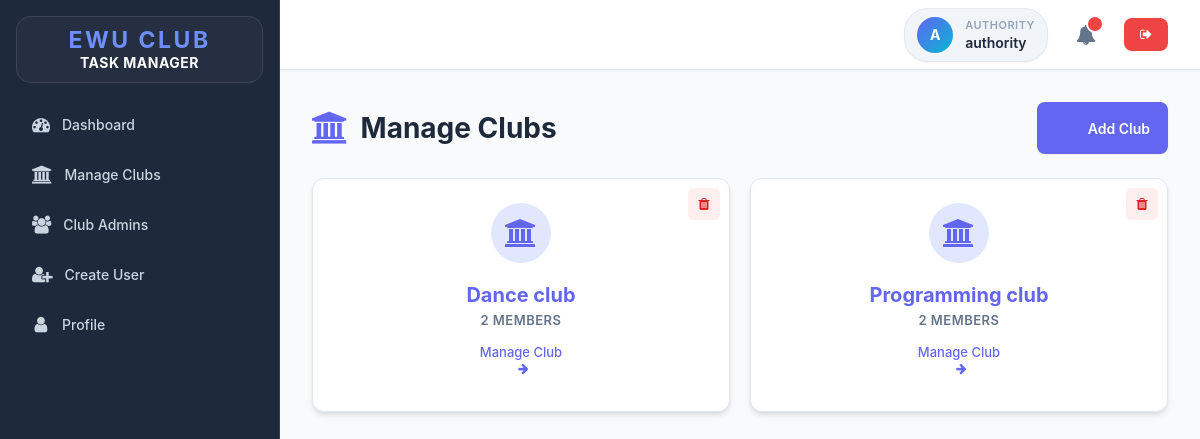
The app's page /clubs.php (signed in) with its own data.
### tables this page shows
CREATE TABLE `clubs` (
  `id` int(11) NOT NULL,
  `name` varchar(100) NOT NULL,
  `created_at` timestamp NOT NULL DEFAULT current_timestamp()
);

### app/Model/Club.php (called while the page is built, shortened)
<?php
function get_all_clubs($conn){
	$sql = "SELECT * FROM clubs ORDER BY id DESC";
	$stmt = $conn->prepare($sql);
	$stmt->execute();
	if ($stmt->rowCount() > 0) {
		$clubs = $stmt->fetchAll();
	}else {
		$clubs = 0;
	}
	return $clubs;
}
function get_club_members($conn, $club_id){
    $sql = "SELECT u.id, u.full_name, u.username, u.role FROM club_members cm
            JOIN users u ON cm.user_id = u.id
            WHERE cm.club_id = ? ORDER BY u.full_name ASC";
    $stmt = $conn->prepare($sql);
    $stmt->execute([$club_id]);
    if($stmt->rowCount() > 0){
        $members = $stmt->fetchAll();
    }else $members = 0;
    return $members;
}
?>

### clubs.php (the view, shortened to what this page needs)
<?php
if (isset($_SESSION['role']) && isset($_SESSION['id']) && $_SESSION['role'] == "authority") {
    include "DB_connection.php";
    include "app/Model/Club.php";
    $clubs = get_all_clubs($conn);
 ?>
<!DOCTYPE html>
<html>
<head>
	<link rel="stylesheet" href="https://stackpath.bootstrapcdn.com/font-awesome/4.7.0/css/font-awesome.min.css">
	<link rel="stylesheet" href="css/style.css">
</head>
<body>
	<div class="body">
		<?php include "inc/nav.php" ?>
		<div class="main-container">
			<?php include "inc/header.php" ?>
			<div class="content">
				<div class="section-title">
					<span class="title-text">
						<i class="fa fa-university"></i>
						Manage Clubs
					</span>
					<a href="add-club.php" class="btn-primary">
						<i class="fa fa-plus"></i>
						Add Club
					</a>
				</div>
				<?php if ($clubs != 0) { ?>
					<div class="dashboard" style="grid-template-columns: repeat(auto-fill, minmax(280px, 1fr));">
						<?php foreach ($clubs as $club) {
                            $club_members = get_club_members($conn, $club['id']);
                            $count = ($club_members != 0) ? count($club_members) : 0;
                        ?>
						<div style="position: relative;">
							<a href="single-club.php?id=<?=$club['id']?>" class="dashboard-item club-card" style="text-decoration: none; color: inherit; display: flex; flex-direction: column; align-items: center; justify-content: center; min-height: 200px;">
								<div style="width: 60px; height: 60px; background: #e0e7ff; border-radius: 50%; display: flex; align-items: center; justify-content: center; margin-bottom: 20px; color: #6366f1;">
	                                <i class="fa fa-university" style="font-size: 28px; margin: 0;"></i>
	                            </div>
								<div class="item-number" style="font-size: 20px; margin-bottom: 5px;"><?=$club['name']?></div>
								<div class="item-label"><?=$count?> Members</div>
	                            <span style="margin-top: 15px; font-size: 13px; color: #6366f1; font-weight: 500;">
	                                Manage Club <i class="fa fa-arrow-right" style="font-size: 12px; margin-left: 5px;"></i>
	                            </span>
							</a>
							<button onclick="confirmDelete(event, <?=$club['id']?>, '<?=htmlspecialchars($club['name'], ENT_QUOTES)?>')"
							        class="club-delete-btn"
							        title="Delete Club"
							        style="position: absolute; top: 10px; right: 10px; background: #fee; color: #dc2626; border: none; width: 32px; height: 32px; border-radius: 6px; cursor: pointer; display: flex; align-items: center; justify-content: center; opacity: 1; transition: all 0.2s ease; z-index: 10;">
								<i class="fa fa-trash" style="font-size: 14px;"></i>
							</button>
						</div>
						<?php } ?>
					</div>
				<?php } ?>
			</div>
		</div>
	</div>
</body>
</html>
<?php }else{
   $em = "First login";
   header("Location: login.php?error=$em");
   exit();
}
 ?>

### css/style.css (style rules this page uses)
* { padding: 0; margin: 0; box-sizing: border-box; font-family: -apple-system, BlinkMacSystemFont, 'Segoe UI', 'Roboto', 'Oxygen', 'Ubuntu', 'Cantarell', 'Fira Sans', 'Droid Sans', sans-serif; }
:root { --sidebar-bg: #1e293b; --sidebar-border: #334155; --primary-color: #6366f1; --primary-hover: #4f46e5; --primary-light: #e0e7ff; --accent-color: #06b6d4; --success-color: #10b981; --danger-color: #ef4444; --warning-color: #f59e0b; --text-primary: #1e293b; --text-secondary: #64748b; --text-tertiary: #94a3b8; --text-light: #cbd5e1; --text-white: #ffffff; --bg-primary: #ffffff; --bg-secondary: #f8fafc; --bg-tertiary: #f1f5f9; --border-color: #e2e8f0; --border-light: #cbd5e1; --shadow-sm: 0 1px 2px 0 rgba(0, 0, 0, 0.05); --shadow-md: 0 4px 6px -1px rgba(0, 0, 0, 0.1), 0 2px 4px -1px rgba(0, 0, 0, 0.06); --shadow-lg: 0 10px 15px -3px rgba(0, 0, 0, 0.1), 0 4px 6px -2px rgba(0, 0, 0, 0.05); --shadow-xl: 0 20px 25px -5px rgba(0, 0, 0, 0.1), 0 10px 10px -5px rgba(0, 0, 0, 0.04); }
body { background-color: var(--bg-secondary); color: var(--text-primary); overflow-x: hidden; }
.body { display: flex; height: 100vh; }
.main-container { flex: 1; display: flex; flex-direction: column; overflow: hidden; }
.content { flex: 1; overflow-y: auto; padding: 32px; background: var(--bg-secondary); }
.section-title { font-size: 28px; font-weight: 700; color: var(--text-primary); margin-bottom: 24px; display: flex; justify-content: space-between; align-items: center; flex-wrap: wrap; gap: 16px; }
.section-title .title-text { display: flex; align-items: center; gap: 12px; }
.section-title i { color: var(--primary-color); font-size: 32px; }
.btn, .btn-primary, .btn-secondary, .edit-btn, .delete-btn { display: inline-flex; align-items: center; gap: 8px; padding: 10px 18px; border: none; border-radius: 8px; cursor: pointer; font-size: 14px; font-weight: 600; transition: all 0.2s ease; text-decoration: none; white-space: nowrap; box-shadow: var(--shadow-sm); }
.btn, .btn-primary { background: var(--primary-color); color: white; }
.dashboard { display: grid; grid-template-columns: repeat(auto-fit, minmax(240px, 1fr)); gap: 20px; margin-bottom: 32px; }
.dashboard-item { background: #ffffff; padding: 24px; border-radius: 12px; box-shadow: 0 4px 6px -1px rgba(0, 0, 0, 0.1), 0 2px 4px -1px rgba(0, 0, 0, 0.06); border: 1px solid #e2e8f0; transition: all 0.3s ease; text-align: center; cursor: pointer; }
.dashboard-item i { font-size: 40px; color: #6366f1; margin-bottom: 12px; display: block; }
.dashboard-item .item-number { font-size: 32px; font-weight: 700; color: #6366f1; margin-bottom: 8px; }
.dashboard-item .item-label { font-size: 13px; color: #64748b; text-transform: uppercase; letter-spacing: 0.5px; font-weight: 600; }
.dashboard-item span { display: block; font-size: 16px; font-weight: 600; color: #1e293b; line-height: 1.5; }

### records on screen
clubs: name "Dance club", count "2"
clubs: name "Programming club", count "2"

### other values on screen
substr($_SESSION['username'], 0, 1) "A"
$_SESSION['role'] "AUTHORITY"
$_SESSION['username'] "authority"
